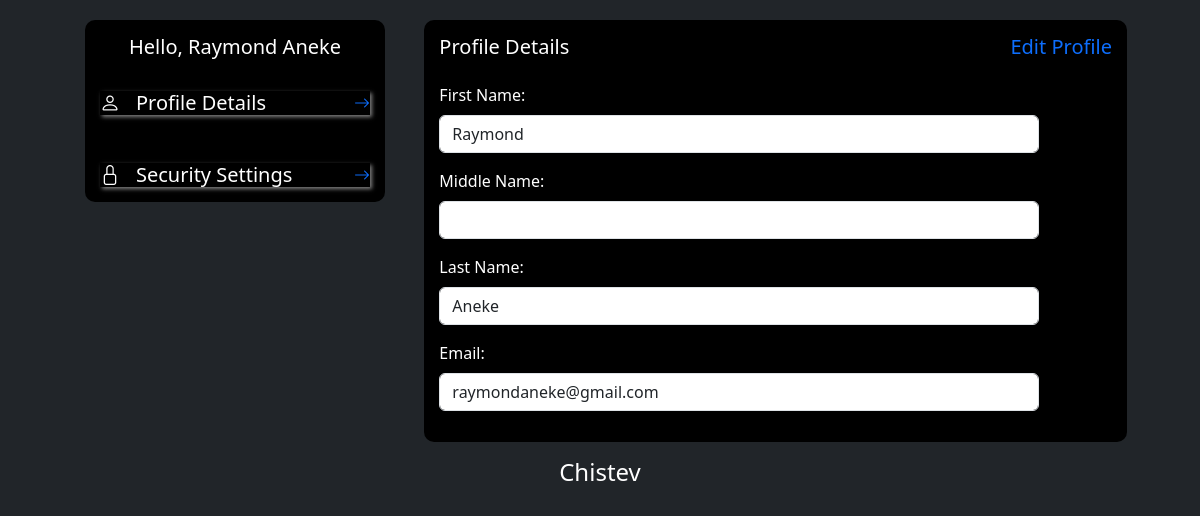
The page /accounts/basic_details/ (signed in) on the database as committed earlier.
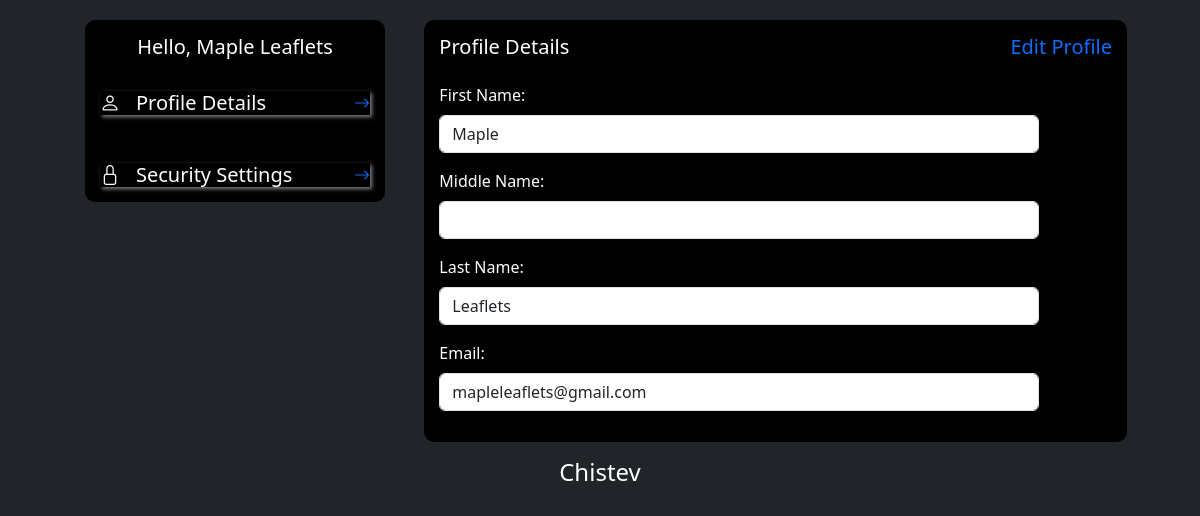
The same page on the database as committed later.
### accounts/models.py (models this page shows, shortened)
class PersonalDetails(models.Model):
    user = models.OneToOneField(CustomUser, on_delete=models.CASCADE, related_name='personal_details')
    first_name = models.CharField(max_length=255)
    middle_name = models.CharField(max_length=255, blank=True)  # Allow blank since middle name might not be present
    last_name = models.CharField(max_length=255)

class CustomUser(AbstractBaseUser, PermissionsMixin):
    email = models.EmailField(unique=True)
    first_name = models.CharField(max_length=30, blank=True)
    last_name = models.CharField(max_length=30, blank=True)
    is_active = models.BooleanField(default=True)
    is_staff = models.BooleanField(default=False)
    objects = CustomUserManager()
    USERNAME_FIELD = 'email'
    REQUIRED_FIELDS = []
    groups = models.ManyToManyField(
        'auth.Group',
        related_name='custom_user_groups_set',
        blank=True,
        verbose_name='groups',
        help_text='The groups this user belongs to. A user will get all permissions granted to each of their groups.',
    )
    user_permissions = models.ManyToManyField(
        'auth.Permission',
        related_name='custom_user_permissions_set',
        blank=True,
        verbose_name='user permissions',
        help_text='Specific permissions for this user.',
    )

### accounts/views.py (the view)
# urls.py: path('basic_details/', views.basic_details, name='basic_details'),
@login_required
def basic_details(request):
    user = request.user  # Get the logged-in user
    personal_details = user.personal_details
    return render(request, 'accounts/basic_details.html', {'user': user, 'personal_details': personal_details})

### accounts/templates/accounts/basic_details.html (shortened to what this page needs)
{% extends 'accounts/base.html' %}
{% block content %}
<body class="bg-dark" style="margin-top: -140px;">
    <div class="container">
        <div class="row">
             <div class="col-md-2 mb-4" style="margin-right: 100px;">
                <div class="black-card my-account-card">
                    <h5>Hello, {{ personal_details.first_name }} {{ personal_details.last_name }}</h5>
                    <br>
                    <div class="card-body d-flex justify-content-between align-items-center" style="box-shadow: 2px 2px 4px grey;">
                        <h5 class="card-title"><i class="bi bi-person me-3"></i>Profile Details</h5>
                        <a href="#" onclick="toggleBasicDetails()"><i id="basicDetailsArrowIcon" class="bi bi-arrow-right"></i></a>
                    </div>
                    <div class="card-body d-flex justify-content-between align-items-center mt-5" style="box-shadow: 2px 2px 4px grey;">
                        <h5 class="card-title"><i class="bi bi-lock me-3"></i>Security Settings</h5>
                        <a href="#" onclick="toggleChangePassword()"><i id="changePasswordArrowIcon" class="bi bi-arrow-right"></i></a>
                    </div>
                </div>
            </div>
            <div class="col-md-8 ms-auto black-card" style="height: auto;">
                <div class="d-flex justify-content-between align-items-center mb-3">
                    <h5>Profile Details</h5>
                    <h5>
                        <a href="#" class="text-decoration-none" >Edit Profile</a>
                    </h5>
                </div>
                <form>
                    <div class="mb-3">
                        <label for="first-name" class="form-label d-flex">First Name:</label>
                        <input type="text" class="form-control" id="first-name" value="{{ personal_details.first_name }}" readonly>
                    </div>
                    <div class="mb-3">
                        <label for="middle-name" class="form-label d-flex">Middle Name:</label>
                        <input type="text" class="form-control" id="middle-name" value="" readonly>
                    </div>
                    <div class="mb-3">
                        <label for="last-name" class="form-label d-flex">Last Name:</label>
                        <input type="text" class="form-control" id="last-name" value="{{ personal_details.last_name }}" readonly>
                    </div>
                    <div class="mb-3">
                        <label for="email" class="form-label d-flex">Email:</label>
                        <input type="text" class="form-control" id="email" value="{{ user.email }}" readonly>
                    </div>
                </form>
            </div>
    </div>
    </div>
</body>
{% endblock %}

Rows that differ between the two databases and show on the page:
removed PersonalDetails: first_name "Raymond", last_name "Aneke"
added PersonalDetails: first_name "Maple", last_name "Leaflets"
changed CustomUser: email "raymondaneke@gmail.com" → "mapleleaflets@gmail.com"
